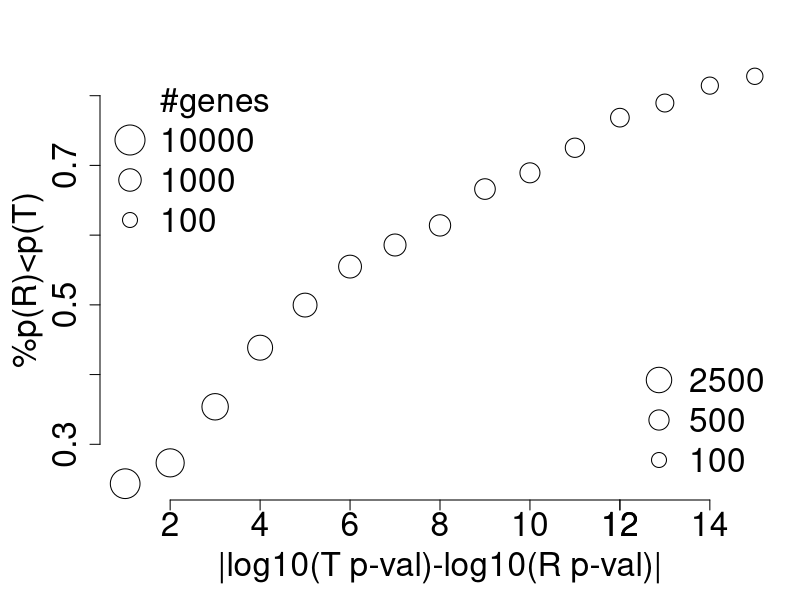
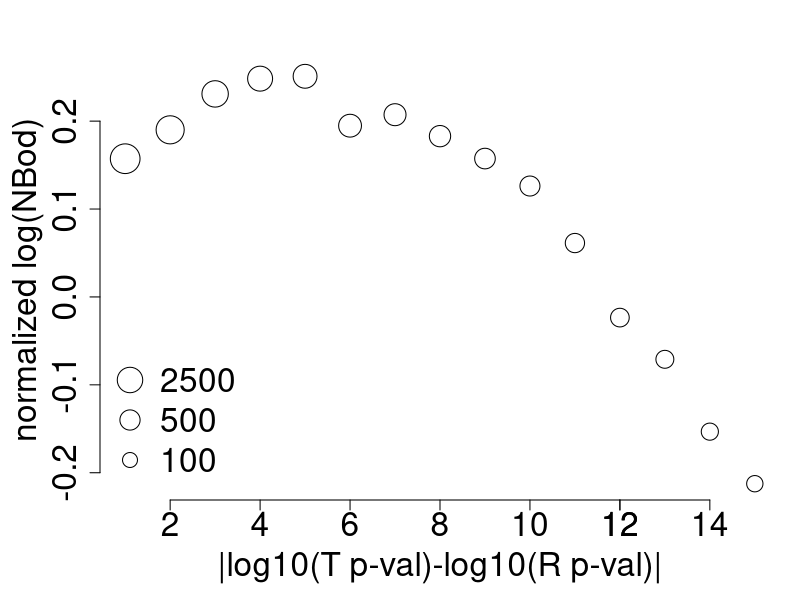
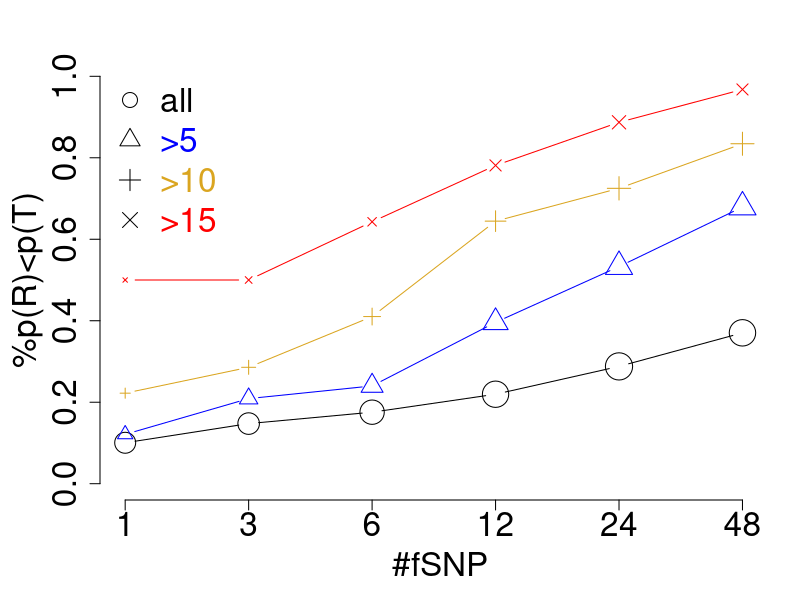
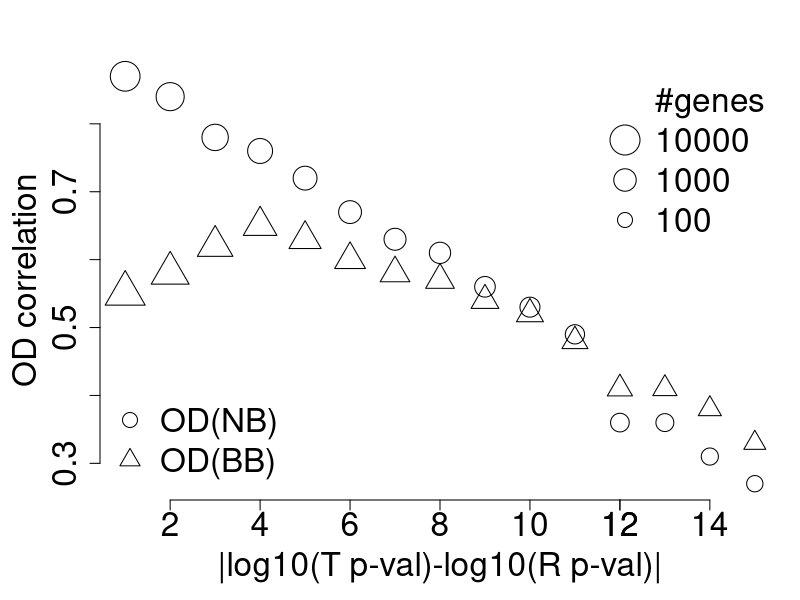

Write the R code that produced these figures, in order.
## ---- chunk 1
rasq = read.csv("linear_model_cov.csv")
rasq$rnlt = -log10(rasq$pvalR)#neglog10(rasq)
rasq$tnlt = -log10(rasq$pvalT)#neglog10(trecase)

cent = function(x){
  med = median(x)
  (x-med)
}
norm = function(x){
  sd = sd(x)
  x/sd
}

odNB = rasq$odNB; odNB[odNB<1e-3]=1e-3; odNB[odNB>8]=8; 
odBB = rasq$odBB; odBB[odBB<1e-3]=1e-3; odBB[odBB>8]=8
lodNB = cent(norm(log(odNB))); #lodNB=lodNB-min(lodNB)#-log(min(odNB)))
lodBB = cent(norm(log(odBB))); #lodBB=lodBB-min(lodBB)
lodR = cent(norm(-log(rasq$OD)));



hiR = function(cuts, y){
   kp = abs(y)>cuts
   c(mean(y[kp]>0), sum(kp)) 
}
#show RASQUAL 
GfSNP = rasq$NfSNP
GfSNP[rasq$NfSNP>1]=3
GfSNP[rasq$NfSNP>2]=6
GfSNP[rasq$NfSNP>4]=12
GfSNP[rasq$NfSNP>8]=24
GfSNP[rasq$NfSNP>16]=48
cutoff = 20
rasq$rnlt[rasq$rnlt>cutoff] = cutoff
rasq$tnlt[rasq$tnlt>cutoff] = cutoff
y = rasq$rnlt-rasq$tnlt
z = y>0
kp0 = abs(y)>=0
kp1 = abs(y)>=1
kp5 = abs(y)>=5
kp10 = abs(y)>=10
kp15 = abs(y)>=15

ag0 = aggregate(z[kp0], by=list(GfSNP[kp0]), FUN=mean)
ag1 = aggregate(z[kp1], by=list(GfSNP[kp1]), FUN=mean)
ag5 = aggregate(z[kp5], by=list(GfSNP[kp5]), FUN=mean)
ag10 = aggregate(z[kp10], by=list(GfSNP[kp10]), FUN=mean)
ag15 = aggregate(z[kp15], by=list(GfSNP[kp15]), FUN=mean)

cg0 = aggregate(rep(1,sum(kp0)), by=list(GfSNP[kp0]), FUN=sum)
cg1 = aggregate(rep(1,sum(kp1)), by=list(GfSNP[kp1]), FUN=sum)
cg5 = aggregate(rep(1,sum(kp5)), by=list(GfSNP[kp5]), FUN=sum)
cg10 = aggregate(rep(1,sum(kp10)), by=list(GfSNP[kp10]), FUN=sum)
cg15 = aggregate(rep(1,sum(kp15)), by=list(GfSNP[kp15]), FUN=sum)
ind = 1:15
frR = sapply(ind, hiR, y=y)

numg = cors = cors2 = odnb = rep(0, length(ind))
for(i in ind){
  kpi = abs(y)>i
  numg[i] = sum(kpi)
  cors[i] = round((cor(lodR[kpi], lodNB[kpi])),2)
  cors2[i] = round((cor(lodR[kpi], lodBB[kpi])),2)
  odnb[i] = mean(lodNB[kpi])
}

## ---- chunk 2
cexes = 2
#png("RASQ_discr_3x1.png", height=8, width=8 res=300, units="in")
#par(mfrow=c(2,2), mar=c(5,5,3,1))
par(mar=c(5,5,3,1))

plot(ind, frR[1,], xlab="|log10(T p-val)-log10(R p-val)|", ylab="%p(R)<p(T)", 
main="", bty="n", cex.main=cexes, cex.lab=cexes, cex.axis=cexes, cex=log10(frR[2,]))
legend("topleft", legend=c("#genes", 10^(4:2)), pt.cex=c(1, 4:2), cex=cexes, bty="n", pch=c(NA, 1,1,1))
legend("bottomright", legend=c(2500, 500, 100), pt.cex=log10(c(2500, 500, 100)), cex=cexes, bty="n", pch=c(1,1,1))
axis(1, at=c(12), 12, cex.axis=cexes)

plot(ind, odnb, xlab="|log10(T p-val)-log10(R p-val)|", ylab="normalized log(NBod)", 
main="", bty="n", cex.main=cexes, cex.lab=cexes, cex.axis=cexes, cex=log10(frR[2,]))
legend("bottomleft", legend=c(2500, 500, 100), pt.cex=log10(c(2500, 500, 100)), cex=cexes, bty="n", pch=c(1,1,1))
axis(1, at=c(12), 12, cex.axis=cexes)


x = 1:6
plot(x, ag0[,2], ylim=c(0,1), type="b", xlab="#fSNP", ylab="%p(R)<p(T)", 
main="", bty="n", xaxt="n", cex=log10(cg0[,2]), xlim=c(1,6.1), cex.main=cexes, cex.lab=cexes, cex.axis=cexes)
points(x, ag5[,2], col="blue", type="b", pch=2, cex=log10(cg5[,2]))
points(x, ag10[,2], col="goldenrod", type="b", pch=3, cex=log10(cg10[,2]))
points(x, ag15[,2], col="red", type="b", pch=4, cex=log10(cg15[,2]))
axis(1, at=x, ag0[,1], cex.lab=cexes, cex.axis=cexes)
legend("topleft", legend=c("all",">5", ">10", ">15"), 
text.col=c("black", "blue", "goldenrod", "red"), pch=c(1:4), bty="n", cex=cexes)


plot(ind, cors, cex=log10(numg), pch=1, bty="n", xlab="|log10(T p-val)-log10(R p-val)|", 
ylab="OD correlation", main="", cex.main=cexes, cex.lab=cexes, cex.axis=cexes)
points(ind, cors2, cex=log10(numg), pch=2)
axis(1, at=c(12), 12, cex.axis=cexes)
legend("bottomleft", c("OD(NB)", "OD(BB)"), bty="n", pch=c(1,2), cex=cexes)
legend("topright", legend=c("#genes", 10^(4:2)), pt.cex=c(1, 4:2), cex=cexes, bty="n", pch=c(NA, 1,1,1))
#dev.off()

## ---- chunk 3
#fit model

odNB = rasq$odNB; odNB[odNB<1e-3]=1e-3; odNB[odNB>8]=8; 
odBB = rasq$odBB; odBB[odBB<1e-3]=1e-3; odBB[odBB>8]=8
odBBf = odBB==1e-3
nodNB = cent(norm(odNB))
nodBB = cent(norm(odBB))
nodNBB = nodNB*nodBB

NfSNP = rasq$NfSNP;
NfSNP[rasq$NfSNP>=60] = 60;
NfSNP = log(NfSNP)
NfSNP = cent(norm(NfSNP))

NrSNP = rasq$NrSNP;
NrSNP = log(NrSNP)
NrSNP = cent(norm(NrSNP))
NrSNP[NrSNP< -5] = -5
NrSNP[NrSNP> +5] =  5
#hist(NrSNP)

af = rasq$AF
af = norm(af)

hwec2 = rasq$HWEChisq; hwec2[hwec2<1e-2]=1e-2; hwec2[hwec2>30]=30;hwec2=log(hwec2)
hwec2 = norm(hwec2)

derr = rasq$DeltaErr; derr[derr<1e-10]=1e-10; derr[derr>0.01]=0.01
derr = norm(derr)
phib = abs(rasq$PhiBias-.5); phib[phib>.1]=.1
phib = norm(phib)

asT = rasq$asT
asT = cent(norm(log(asT)))

asR = cent(norm(log(rasq$asR)))

cutoff = 15
rasq$rnlt[rasq$rnlt>cutoff] = cutoff
rasq$tnlt[rasq$tnlt>cutoff] = cutoff
y = rasq$rnlt-rasq$tnlt
kp = abs(y)>=(cutoff-5)

mpp = rasq$mpp
mpp[mpp<1e-5] = 1e-5
mpp = norm(mpp)

#interactions
i12 = asR*NfSNP
i13 = asR*lodBB
i23 = NfSNP*lodBB
i123 = asR*lodBB*NfSNP
ia14 = asT*asR

nms = c("log(OD_BB)", "ASReC_R", "n-fSNP", "ASReC_R:n-SNP", "ASReC_R:log(OD_BB)",
 "n-fSNP:log(OD_BB)", "ASReC_R:n-fSNP:log(OD_BB)", "n-rSNP", "log(OD_NB)",
 "ASReC_T", "ASReC_T:ASReC_R", "AF", "Chi2-HWEC", "Map.Err", "Ref.Bias", "Med(perm-p)") 
lm.2 = lm(y[kp]~lodBB[kp]+asR[kp]+NfSNP[kp]
           +i12[kp]+i13[kp]+i23[kp]+i123[kp]
           +NrSNP[kp]+lodNB[kp]+asT[kp]+ia14[kp]
           +af[kp]+hwec2[kp]+derr[kp]+phib[kp]+mpp[kp])
names(lm.2$coefficients)[-1] = nms



library(car)
an.1 = anova(lm.2)
tss = sum(an.1[,2])
an.3 = Anova(lm.2, type="3")
ano3 = cbind(round(100*an.3[,1]/tss,1), format(an.3[,4], scientific=T, digits=2))[-1,]


lm.m0 = lm(y[kp]~1)
lm.m1 = lm(y[kp]~lodBB[kp])
lm.m2 = lm(y[kp]~asR[kp])
lm.m3 = lm(y[kp]~NfSNP[kp])
lm.m4 = lm(y[kp]~i12[kp])
lm.m5 = lm(y[kp]~i13[kp])
lm.m6 = lm(y[kp]~i23[kp])
lm.m7 = lm(y[kp]~i123[kp])
lm.m8 = lm(y[kp]~NrSNP[kp])
lm.m9 = lm(y[kp]~lodNB[kp])
lm.m10 = lm(y[kp]~asT[kp])
lm.m11 = lm(y[kp]~ia14[kp])

lm.m12 = lm(y[kp]~af[kp])
lm.m13 = lm(y[kp]~hwec2[kp])
lm.m14 = lm(y[kp]~derr[kp])
lm.m15 = lm(y[kp]~phib[kp])
lm.m16 = lm(y[kp]~mpp[kp])

mr2 = 
c(round(summary(lm.m0)$r.squared*100,1), lm.m0$coef[1], summary(lm.m0)$coefficients[1,4],
round(summary(lm.m1)$r.squared*100,1), lm.m1$coef[2], summary(lm.m1)$coefficients[2,4],
round(summary(lm.m2)$r.squared*100,1), lm.m2$coef[2], summary(lm.m2)$coefficients[2,4],
round(summary(lm.m3)$r.squared*100,1), lm.m3$coef[2], summary(lm.m3)$coefficients[2,4],
round(summary(lm.m4)$r.squared*100,1), lm.m4$coef[2], summary(lm.m4)$coefficients[2,4],
round(summary(lm.m5)$r.squared*100,1), lm.m5$coef[2], summary(lm.m5)$coefficients[2,4],
round(summary(lm.m6)$r.squared*100,1), lm.m6$coef[2], summary(lm.m6)$coefficients[2,4],
round(summary(lm.m7)$r.squared*100,1), lm.m7$coef[2], summary(lm.m7)$coefficients[2,4],
round(summary(lm.m8)$r.squared*100,1), lm.m8$coef[2], summary(lm.m8)$coefficients[2,4],
round(summary(lm.m9)$r.squared*100,1), lm.m9$coef[2], summary(lm.m9)$coefficients[2,4],
round(summary(lm.m10)$r.squared*100,1), lm.m10$coef[2], summary(lm.m10)$coefficients[2,4],
round(summary(lm.m11)$r.squared*100,1), lm.m11$coef[2], summary(lm.m11)$coefficients[2,4],
round(summary(lm.m12)$r.squared*100,1), lm.m12$coef[2], summary(lm.m12)$coefficients[2,4],
round(summary(lm.m13)$r.squared*100,1), lm.m13$coef[2], summary(lm.m13)$coefficients[2,4],
round(summary(lm.m14)$r.squared*100,1), lm.m14$coef[2], summary(lm.m14)$coefficients[2,4],
round(summary(lm.m15)$r.squared*100,1), lm.m15$coef[2], summary(lm.m15)$coefficients[2,4],
round(summary(lm.m16)$r.squared*100,1), lm.m16$coef[2], summary(lm.m16)$coefficients[2,4])
mr2 = t(matrix(mr2, nrow=3))

tab = summary(lm.2)$coef
tab = tab[,-3]
tab = cbind(tab, mr2[,2], mr2[,3])
tab[,1] = round(tab[,1],3)
tab[,2] = round(tab[,2],3)
tab[,3] = format(as.numeric(tab[,3]), scientific=T, digits=2)
tab[,4] = round(as.numeric(tab[,4]), 3)
tab[,5] = format(as.numeric(tab[,5]), scientific=T, digits=2)
colnames(tab) = c("Est", "SE", "P-val", "Marg.Est", "Marg.P")
#tab

ano = an.1
ano[,3] = round(100*ano[,2]/tss,1)
ano[,5] = format(ano[,5], scientific=T, digits=2)
ano = cbind(ano[,-c(1,4)], ano3)
ano = ano[-17,]
ano = cbind(ano, mr2[-1,1])
rownames(ano) = names(lm.2$coefficients)[-17]
colnames(ano)=c("SumSq", "Typ1per", "T1P-val", "Typ3per", "T3P-val", "Marg.R")
#ano

write.csv(ano, "anova.csv", quote=F)
write.csv(tab, "model.csv", quote=F)

## ---- chunk 4
tab
## ---- chunk 5
ano
